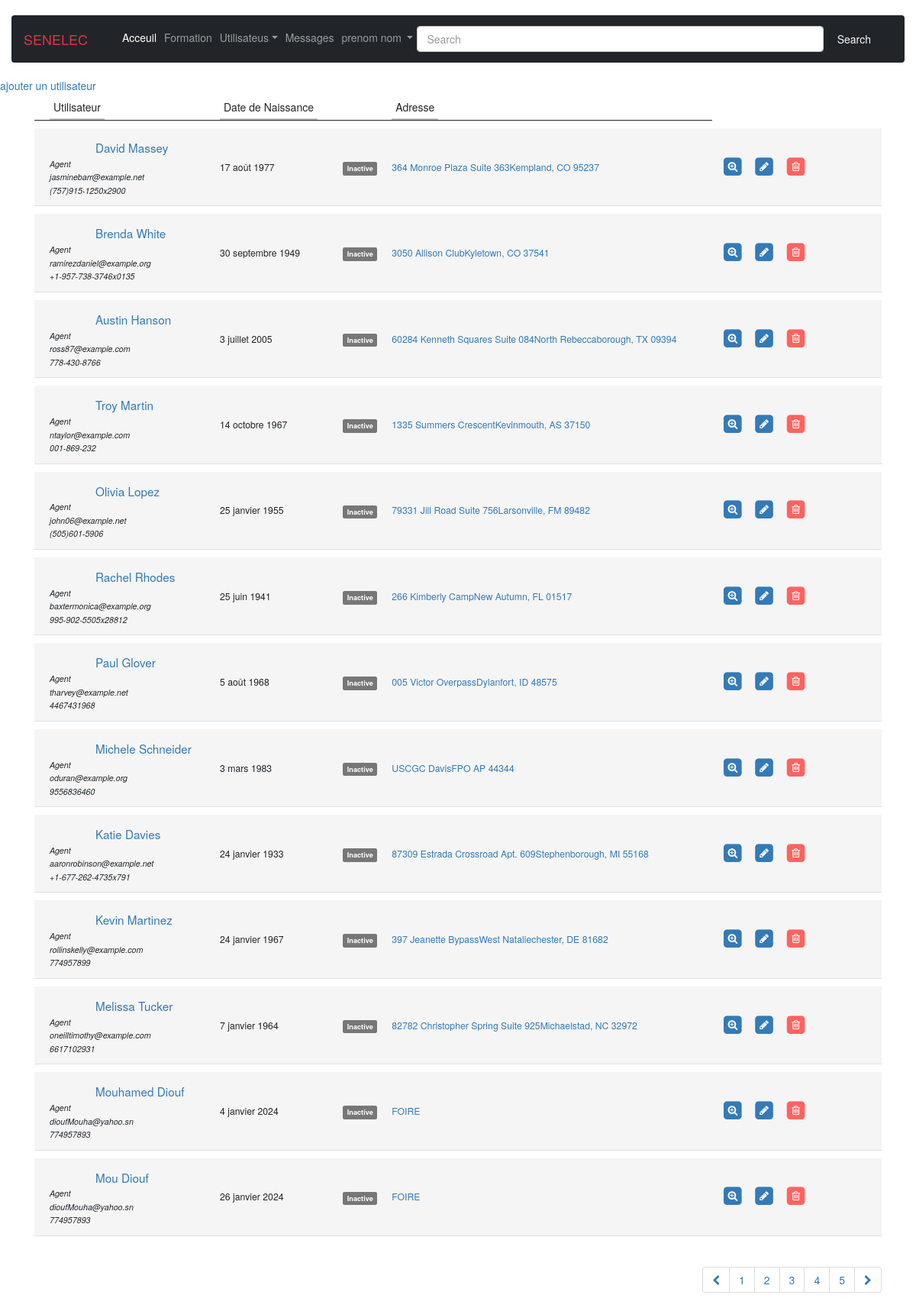
Screenshot of /listeAgent/ with the database file from the repository.
### gestion_utilisateurs/models.py (models this page shows, shortened)
class Utilisateur(User):
    profil = models.ImageField(upload_to='profil/', null=True, blank=True)
    date_naissance = models.DateField(null=True, blank=True)
    address = models.CharField(max_length=200, null=True, blank=True)
    cni = models.CharField(max_length=30, null=True, blank=True)
    TYPE = (
        ('Agent', 'Agent'),
        ('Prestataire', 'Prestataire'),
        ('Autre','Autre')
    )
    type = models.CharField(max_length=20, choices=TYPE, default=TYPE[0][0])
    phone = models.CharField(max_length=20, null=True, blank=True)
    fonction = models.CharField(max_length=100, null=True, blank=True)
    entreprise = models.ForeignKey('gestions_formations.Entreprise', on_delete=models.CASCADE, null=True)
    symboles_cibles = models.CharField(max_length=500, null=True, blank=True)
    nfcTag = models.CharField(max_length=120, null=True, blank=True)
    qrTag  = models.CharField(max_length=120, null=True, blank=True)

### gestion_utilisateurs/views.py (the view)
# urls.py: path('listeAgent/', views.listeAgent, name="listeAgent"),
def listeAgent(request):
    utilisateurs = Utilisateur.objects.filter(type='Agent')
    context = { 'utilisateurs': utilisateurs }
    return render(request, 'Admin/listeUser.html', context)

### gestion_utilisateurs/templates/Admin/listeUser.html (shortened to what this page needs)
{% extends 'Admin/base_admin.html' %}
{% block container %}
    <link href="https://netdna.bootstrapcdn.com/bootstrap/3.3.6/css/bootstrap.min.css" rel="stylesheet" />
    <link href="https://maxcdn.bootstrapcdn.com/font-awesome/4.3.0/css/font-awesome.min.css" rel="stylesheet" />
    <a href={% url "gestion_utilisateurs:addUser" %}> ajouter un utilisateur </a>
    <div class="container">
      <div class="row">
        <div class="col-lg-12">
          <div class="main-box clearfix">
            <div class="table-responsive">
              <table class="table user-list">
                <thead>
                  <tr>
                    <th>
                      <span>Utilisateur</span>
                    </th>
                    <th>
                      <span>Date de Naissance</span>
                    </th>
                    <th>&nbsp;</th>
                    <th>
                      <span>Adresse</span>
                    </th>
                  </tr>
                </thead>
                <tbody>
                  {% for utilisateur in utilisateurs %}
                  <tr>
                    <td>
                      <a href="#" class="user-link">{{utilisateur.get_full_name}}</a>
                      <span class="user-subhead">
                        <span>{{utilisateur.type}}</span> <br>
                        <span>{{utilisateur.email}}</span> <br>
                         <span>{{utilisateur.phone}}</span> <br>
                      </span>
                    </td>
                    <td>{{utilisateur.date_naissance}}</td>
                    <td class="text-center">
                      <span class="label label-default">Inactive
                      </span>
                    </td>
                    <td>
                      <a href="#"><span class="__cf_email__" data-cfemail="d1bcb8bdb091baa4bfb8a2ffb2bebc">{{utilisateur.address}}</span></a>
                    </td>
                    <td style="width: 20%;">
                      <a href="#" class="table-link">
                        <span class="fa-stack">
                          <i class="fa fa-square fa-stack-2x"></i>
                          <i class="fa fa-search-plus fa-stack-1x fa-inverse"></i>
                        </span>
                      </a>
                      <a href="#" class="table-link">
                        <span class="fa-stack">
                          <i class="fa fa-square fa-stack-2x"></i>
                          <i class="fa fa-pencil fa-stack-1x fa-inverse"></i>
                        </span>
                      </a>
                      <a href="{% url 'gestion_utilisateurs:delete' utilisateur.id %}"
                      class="table-link danger">
                        <span class="fa-stack">
                          <i class="fa fa-square fa-stack-2x"></i>
                          <i class="fa fa-trash-o fa-stack-1x fa-inverse"></i>
                        </span>
                      </a>
                    </td>
                  </tr>
                  {% endfor %}
                </tbody>
              </table>
            </div>
            <ul class="pagination pull-right">
              <li>
                <a href="#"><i class="fa fa-chevron-left"></i></a>
              </li>
              <li>
                <a href="#">1</a>
              </li>
              <li>
                <a href="#">2</a>
              </li>
              <li>
                <a href="#">3</a>
              </li>
              <li>
                <a href="#">4</a>
              </li>
              <li>
                <a href="#">5</a>
              </li>
              <li>
                <a href="#"><i class="fa fa-chevron-right"></i></a>
              </li>
            </ul>
          </div>
        </div>
      </div>
    </div>
{% endblock container %}

### gestion_utilisateurs/templates/Admin/base_admin.html (style rules this page uses)
body { background-color: #f4f4f4; }

### gestion_utilisateurs/templates/Admin/listeUser.html (style rules this page uses)
body { margin-top: 20px; }
.user-list tbody td .user-link { display: block; font-size: 1.25em; padding-top: 3px; margin-left: 60px; }
.user-list tbody td .user-subhead { font-size: 0.875em; font-style: italic; }
.table { border-collapse: separate; }
.table thead > tr > th { border-bottom: 1px solid #c2c2c2; padding-bottom: 0; }
.table tbody > tr > td { font-size: 0.875em; background: #f5f5f5; border-top: 10px solid #fff; vertical-align: middle; padding: 12px 8px; }
.table tbody > tr > td:first-child, .table thead > tr > th:first-child { padding-left: 20px; }
.table thead > tr > th span { border-bottom: 2px solid #c2c2c2; display: inline-block; padding: 0 5px; padding-bottom: 5px; font-weight: normal; }
.table a.table-link { margin: 0 5px; font-size: 1.125em; }
.table a.table-link.danger { color: #fe635f; }

### rows the page displays
Utilisateur: get_full_name "David Massey", type "Agent", email "jasminebarr@example.net", phone "(757)915-1250x2900", date_naissance "17 août 1977", address "364 Monroe Plaza Suite 363Kempland, CO 95237"
Utilisateur: get_full_name "Brenda White", type "Agent", email "ramirezdaniel@example.org", phone "+1-957-738-3746x0135", date_naissance "30 septembre 1949", address "3050 Allison ClubKyletown, CO 37541"
Utilisateur: get_full_name "Austin Hanson", type "Agent", email "ross87@example.com", phone "778-430-8766", date_naissance "3 juillet 2005", address "60284 Kenneth Squares Suite 084North Rebeccaborough, TX 09394"
Utilisateur: get_full_name "Troy Martin", type "Agent", email "ntaylor@example.com", phone "001-869-232", date_naissance "14 octobre 1967", address "1335 Summers CrescentKevinmouth, AS 37150"
Utilisateur: get_full_name "Olivia Lopez", type "Agent", email "john06@example.net", phone "(505)601-5906", date_naissance "25 janvier 1955", address "79331 Jill Road Suite 756Larsonville, FM 89482"
Utilisateur: get_full_name "Rachel Rhodes", type "Agent", email "baxtermonica@example.org", phone "995-902-5505x28812", date_naissance "25 juin 1941", address "266 Kimberly CampNew Autumn, FL 01517"
Utilisateur: get_full_name "Paul Glover", type "Agent", email "tharvey@example.net", phone "4467431968", date_naissance "5 août 1968", address "005 Victor OverpassDylanfort, ID 48575"
Utilisateur: get_full_name "Michele Schneider", type "Agent", email "oduran@example.org", phone "9556836460", date_naissance "3 mars 1983", address "USCGC DavisFPO AP 44344"
Utilisateur: get_full_name "Katie Davies", type "Agent", email "aaronrobinson@example.net", phone "+1-677-262-4735x791", date_naissance "24 janvier 1933", address "87309 Estrada Crossroad Apt. 609Stephenborough, MI 55168"
Utilisateur: get_full_name "Kevin Martinez", type "Agent", email "rollinskelly@example.com", phone "774957899", date_naissance "24 janvier 1967", address "397 Jeanette BypassWest Nataliechester, DE 81682"
Utilisateur: get_full_name "Melissa Tucker", type "Agent", email "oneilltimothy@example.com", phone "6617102931", date_naissance "7 janvier 1964", address "82782 Christopher Spring Suite 925Michaelstad, NC 32972"
Utilisateur: get_full_name "Mouhamed Diouf", type "Agent", email "dioufMouha@yahoo.sn", phone "774957893", date_naissance "4 janvier 2024", address "FOIRE"
Utilisateur: get_full_name "Mou Diouf", type "Agent", email "dioufMouha@yahoo.sn", phone "774957893", date_naissance "26 janvier 2024", address "FOIRE"
